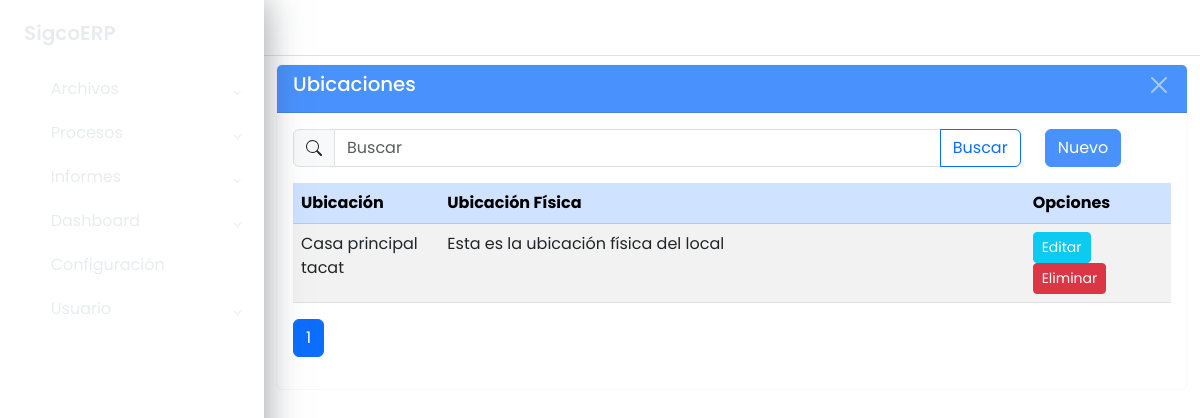
Page /maestros/ubicacion/listar/ on the committed database.
### apps/maestros/models/models_base.py (models this page shows, shortened)
class Ubicacion(ModeloBaseGenerico):
	id_ubicacion = models.AutoField(primary_key=True)
	nombre_ubicacion = models.CharField("Ubicación", max_length=20, null=True,
										blank=True)
	ubicacion_fisica = models.CharField("Ubicación Física", max_length=100,
										null=True, blank=True)
	class Meta:
		db_table = 'sgc_ubicacion'
		verbose_name = ('Ubicación')
		verbose_name_plural = ('Ubicaciones')
		ordering = ['nombre_ubicacion']

### apps/maestros/views/ubicacion_views.py (the view)
class UbicacionListView(GenericListView):
	model = modelo
	context_object_name = 'datos'
	template_name = f"maestros/{url_list}.html"
	cadena_filtro = "Q(nombre_marca__icontains=text)"
	extra_context = {
		"titulo": model._meta.verbose_name_plural,
		"url_inicio": url_home,
		"url_create": url_create,
		"url_update": url_update,
		"url_delete": url_delete
	}

### apps/maestros/views/cruds_views_generics.py (called while the page is built)
    def get_queryset(self):
        queryset = super().get_queryset()
        text = self.request.GET.get('buscar', '')
        if text and self.cadena_filtro:
            queryset = queryset.filter(eval(self.cadena_filtro))
        return queryset

    def get_context_data(self, **kwargs):
        context = super().get_context_data(**kwargs)
        context["buscar"] = self.request.GET.get('buscar', '')
        return context

### apps/maestros/templates/maestros/ubicacion_list.html (shortened to what this page needs)
{% extends 'base.html' %}
{% block main %}
	<div class="wrapper">
		{% block sidebar %}
			{% include 'sidebar.html' %}
		{% endblock sidebar %}
		{% block maincomponent %}
			<div class="main">
				{% block buttonsidebartoggle %}
					{% include 'buttonsidebartoggle.html' %}
				{% endblock buttonsidebartoggle %}
				{% block principalcomponent %}
					<div class="container-fluid">
						<div class="card border-light mb-3 mt-2">
							<div class="card-header text-white bg-primary opacity-75 d-flex
									justify-content-between">
								<h3>{{ titulo }}</h3>
								<button type="button" class="btn-close btn-close-white"
									aria-label="Close"
									onclick="window.location.href='{% url url_inicio %}'">
								</button>
							</div>
							<div class="card-body">
								<div class="row">
									<div class="col col-10">
										<form method="get">
											<div class="input-group flex-nowrap">
												<span class="input-group-text">
												</span>
												<input type="text" class="form-control" name="buscar"
													value="{{ buscar }}" placeholder="Buscar"
													autocomplete="off">
												<button class="btn btn-outline-primary">
													Buscar
												</button>
											</div>
										</form>
									</div>
									<div class="col col-2">
										<a href="{% url url_create %}"
												class="btn btn-primary opacity-75">
											Nuevo
										</a>
									</div>
								</div>
								<div class="table-responsive mt-3">
									<table class="table table-striped">
										<thead class="table-primary">
											<tr>
												<th class="col-2">Ubicación</th>
												<th class="col-8">Ubicación Física</th>
												<th class="col-2">Opciones</th>
											</tr>
										</thead>
										<tbody>
											{% for dato in datos %}
												<tr>
													<td>{{ dato.nombre_ubicacion }}</td>
													<td>{{ dato.ubicacion_fisica }}</td>
													<td>
														<a href="{% url url_update dato.pk %}"
																class="btn btn-info text-white btn-sm">
															Editar
														</a>
														<a href="{% url url_delete dato.pk %}"
																class="btn btn-danger text-white btn-sm">
															Eliminar
														</a>
													</td>
												</tr>
											{% endfor %}
										</tbody>
									</table>
									{% block paginador %}
										{% include 'paginador.html' %}
									{% endblock %}
								</div>
							</div>
						</div>
					</div>
				{% endblock principalcomponent %}
			</div>
		{% endblock maincomponent %}
	</div>
{% endblock main %}

### static/css/style.css (style rules this page uses)
body { font-family: 'Poppins', sans-serif; margin: 0; background-image: url("../img/background-image.jpg"); background-repeat: no-repeat; background-position: center bottom; background-size: cover; }
h3 { font-size: 1.2375rem; color: #FFF; }
.wrapper { align-items: stretch; display: flex; width: 100%; }
.main { display: flex; flex-direction: column; min-height: 100vh; width: 100%; overflow: hidden; transition: all 0.35s ease-in-out; }

### rows in the picture
Ubicacion: nombre_ubicacion "Casa principal tacat", ubicacion_fisica "Esta es la ubicación física del local"

### other values in the picture
{{ titulo }} "Ubicaciones"
{{ i }} "1"
